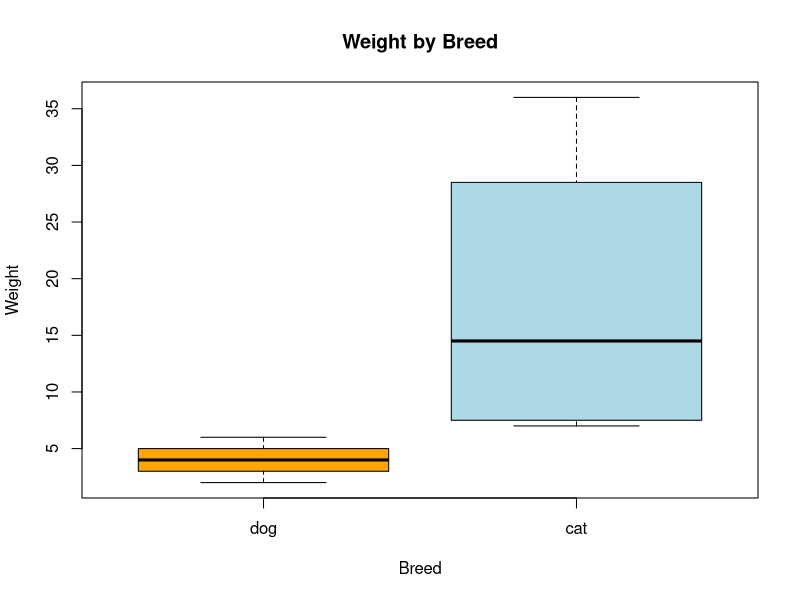

The R script that drew this image:
#Aim: To create and manipulate a data frame in R, understand the use of factors for categorical variables, demonstrate methods of accessing variables, and analyze categorical differences
#using summary statistics and visualization
#Create a data frame that looks like this:
  #Months old Size Weight Breed
  #Flipper 53 medium 21 dog
  #Bromley 19 small 8 dog
  #Nox 34 medium 4 cat
  #Orion 41 large 6 cat
  #Dagger 84 small 7 dog
  #Zizi 140 extra small 2 cat
  #Carrie 109 large 36 dog
  #a) Can you think of a way to invert the values for breed?
  #b) Hint: if you haven't set the stringsAsFactors argument to FALSE, all your character variables will be recorded as factors. Edit the levels of the Breed variable to complete the task.
#c)You can access a specific variable in a data frame like you would in a matrix.
#d) Add a new column Age_in_years derived from Months_old / 12.
#e) Generate a frequency table of Breed vs Size.
#f) Compute the average Weight grouped by Breed using aggregate().
#g) Visualize the differences in Weight between breeds using a boxplot.

#Creation of the data frame
pets <- data.frame(
  Months_old = c(53, 19, 34, 41, 84, 140, 109),
  Size = c("medium", "small", "medium", "large", "small", "extra small", "large"),
  Weight = c(21, 8, 4, 6, 7, 2, 36),
  Breed = c("dog", "dog", "cat", "cat", "dog", "cat", "dog"),
  stringsAsFactors = TRUE
)


#a) Invert the factor levels of Breed
levels(pets$Breed) <- rev(levels(pets$Breed))

#b) Example: Access the Weight column
pets$Weight

#c) Or like a matrix
pets[, "Weight"]

#d)
pets$Age_in_years <- pets$Months_old / 12

#e)
table(pets$Breed, pets$Size)

#f) 
aggregate(Weight ~ Breed, data = pets, FUN = mean)

#g)
boxplot(Weight ~ Breed, data = pets,
        main = "Weight by Breed",
        xlab = "Breed",
        ylab = "Weight",
        col = c("orange", "lightblue"))

print(pets) 
